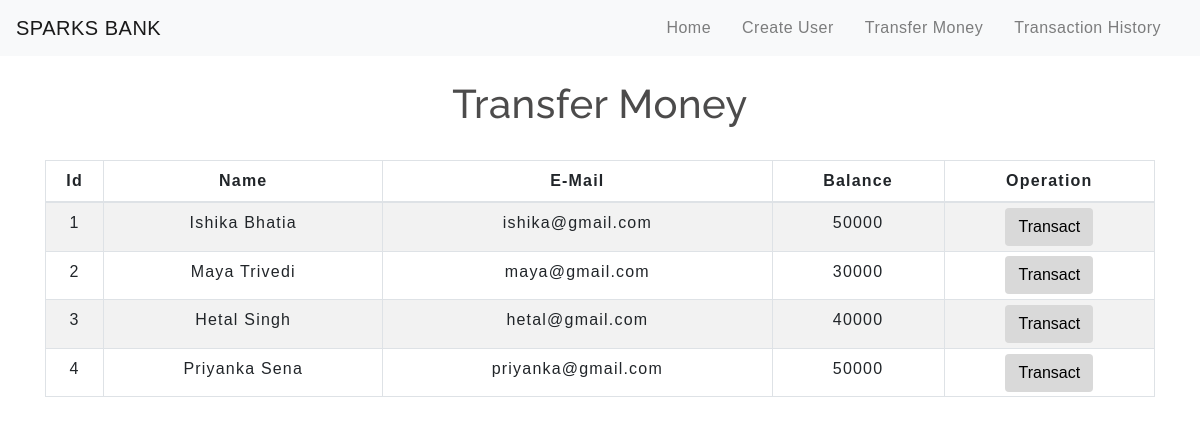
The app's page /transfermoney.php with its own data.
### tables this page shows
CREATE TABLE `users` (
  `id` int(3) NOT NULL,
  `name` text NOT NULL,
  `email` varchar(30) NOT NULL,
  `balance` int(8) NOT NULL
);

### transfermoney.php (the view, shortened to what this page needs)
<!DOCTYPE html>
<html lang="en">
<head>
    <link rel="stylesheet" href="https://maxcdn.bootstrapcdn.com/bootstrap/4.0.0/css/bootstrap.min.css">
    <link rel="stylesheet" type="text/css" href="css/table.css">
    <link rel="stylesheet" type="text/css" href="css/navbar.css">
</head>
<body>
<?php
    include 'config.php';
    $sql = "SELECT * FROM users";
    $result = mysqli_query($conn,$sql);
?>
<?php
  include 'navbar.php';
?>
<div class="container">
        <h2 class="text-center pt-4">Transfer Money</h2>
        <br>
            <div class="row">
                <div class="col">
                    <div class="table-responsive-sm">
                    <table class="table table-hover table-sm table-striped table-condensed table-bordered">
                        <thead>
                            <tr>
                            <th scope="col" class="text-center py-2">Id</th>
                            <th scope="col" class="text-center py-2">Name</th>
                            <th scope="col" class="text-center py-2">E-Mail</th>
                            <th scope="col" class="text-center py-2">Balance</th>
                            <th scope="col" class="text-center py-2">Operation</th>
                            </tr>
                        </thead>
                        <tbody>
                <?php
                    while($rows=mysqli_fetch_assoc($result)){
                ?>
                    <tr>
                        <td class="py-2"><?php echo $rows['id'] ?></td>
                        <td class="py-2"><?php echo $rows['name']?></td>
                        <td class="py-2"><?php echo $rows['email']?></td>
                        <td class="py-2"><?php echo $rows['balance']?></td>
                        <td><a href="selecteduserdetail.php?id= <?php echo $rows['id'] ;?>"> <button type="button" class="btn">Transact</button></a></td>
                    </tr>
                <?php
                    }
                ?>
                        </tbody>
                    </table>
                    </div>
                </div>
            </div>
         </div>
</body>
</html>

### navbar.php (shortened to what this page needs)
<nav class="navbar navbar-expand-md navbar-light bg-light">
<a class="navbar-brand" href="index.php">SPARKS BANK</a>
<div class="collapse navbar-collapse" id="collapsibleNavbar">
      <ul class="navbar-nav ml-auto">
        <li class="nav-item">
          <a class="nav-link" href="index.php">Home</a>
        </li>
        <li class="nav-item">
          <a class="nav-link" href="createuser.php">Create User</a>
        </li>
        <li class="nav-item">
          <a class="nav-link" href="transfermoney.php">Transfer Money</a>
        </li>
        <li class="nav-item">
          <a class="nav-link" href="transactionhistory.php">Transaction History</a>
        </li>
    </div>
 </nav>

### css/table.css (style rules this page uses)
* { padding: 0; margin: 0; box-sizing: border-box; font-family: sans-serif; }
h2 { font-size: 40px; }
table { letter-spacing: 1.2px; }
td { text-align: center; }
button { border:none; background: #d9d9d9; transition: 1s; }

### css/navbar.css (style rules this page uses)
.nav-link { margin-right: 15px; color:#2F363F; letter-spacing: 0.5px; transition: 0.5s; }
.navbar-brand { color: #4C4B4B; letter-spacing: 0.5px; }
h2 { color: #4C4B4B; letter-spacing: 0.5px; font-family: raleway; }

### transfermoney.php (style rules this page uses)
button { transition: 1.5s; }

### records on screen
users: id "1", name "Ishika Bhatia", email "ishika@gmail.com", balance "50000"
users: id "2", name "Maya Trivedi", email "maya@gmail.com", balance "30000"
users: id "3", name "Hetal Singh", email "hetal@gmail.com", balance "40000"
users: id "4", name "Priyanka Sena", email "priyanka@gmail.com", balance "50000"
